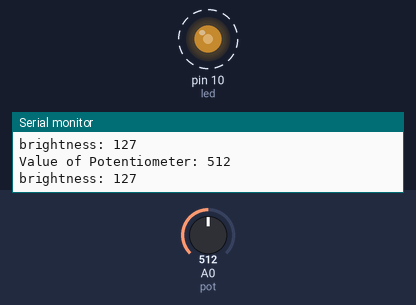
The sketch below on a simulated Arduino Uno, built with avr-gcc and run on an emulated ATmega328P. On the bench: output pins drawn as LEDs (lit = HIGH), the last lines printed to the serial monitor. Dashed ring = blinking. The test bench sets the inputs (shaded band); at power-on: A0 (pot) = 512.

Above: at 1.1 s.
1.3 s: A0 (pot) set to 710
4.3 s: A0 (pot) set to 415
At 5.2 s:
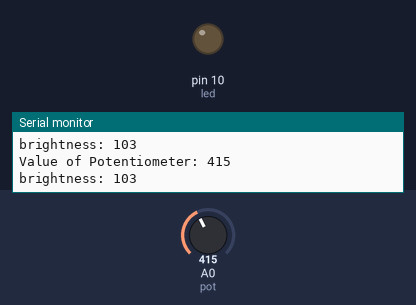
7.3 s: A0 (pot) set to 386
10.3 s: A0 (pot) set to 486
11.8 s: A0 (pot) set to 517
At 12.06 s:
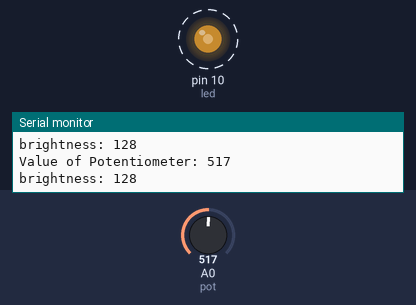
14.8 s: A0 (pot) set to 490
Timing chart, 0 to 17.3 s (numbered marks = the images above; inputs shaded):
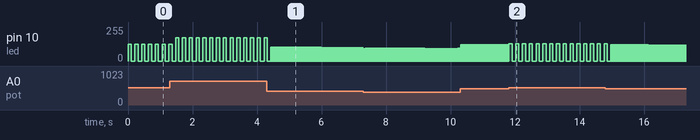

The sketch:

analogRead_Lab5.ino
```cpp
// analogRead lab #5: Blink the LED at the specific brightness corresponding to the potentiometer value with the blinking speed also corresponding to the potentiometer value

int led = 10;
const int pot = A0;

void setup() {
  pinMode(led, OUTPUT);
  pinMode(pot, INPUT);
  Serial.begin(115200);
}

void loop() {

  int value = analogRead(pot);
  Serial.print("Value of Potentiometer: ");
  Serial.println(value);

  int brightness = map(value, 0, 1023, 0, 255);
  Serial.print("brightness: ");
  Serial.println(brightness);

  if (value <= 500){
    analogWrite(led, brightness);
    delay(10);
    analogWrite(led, 0);
    delay(10);
  }
  else if (value <= 700 || value > 500){
    analogWrite(led, brightness);
    delay(100);
    analogWrite(led, 0);
    delay(100);
  }
  else if (value > 700){
    analogWrite(led, brightness);
    delay(700);
    analogWrite(led, 0);
    delay(700);
  }

  delay(10);
}
```

Measured:
- the behaviour switches between 500 and 501 on A0 (pot) (found by bisection; images 1 and 2)
- after the input at 11.8 s, pin 10 (led): alternates 128/255 for 0.10 s and 0/255 for 0.11 s, starting at once
- by itself, pin 10 (led): alternates 96/255 for 0.01 s and 0/255 for 0.02 s
